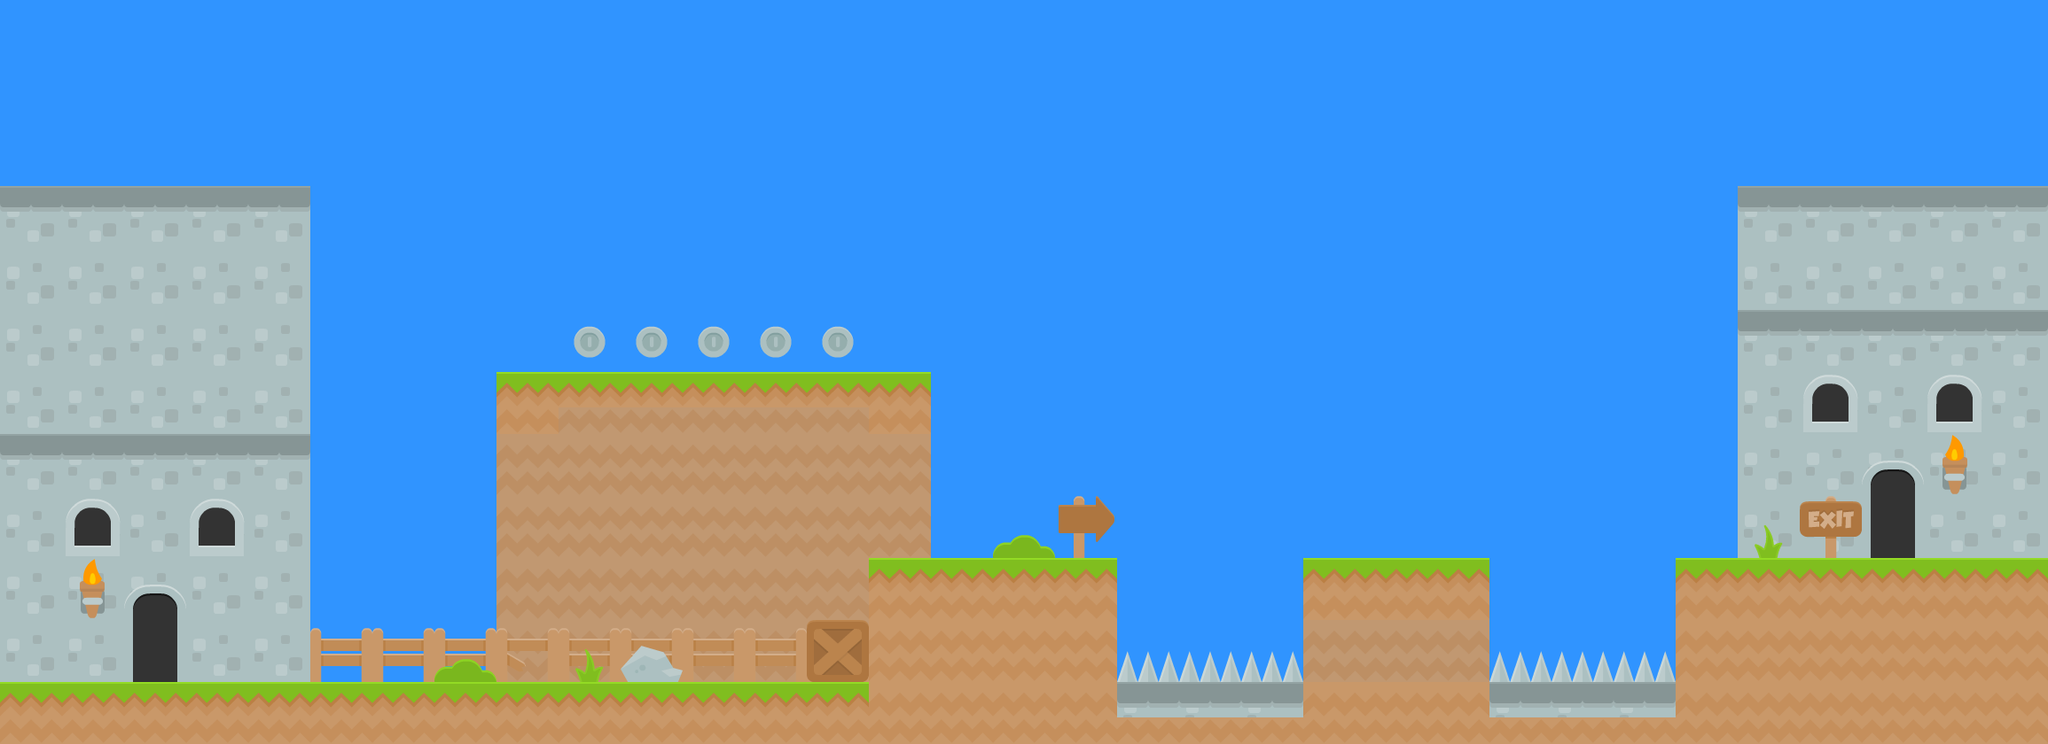

A level layout from a 2D game, rendered from its tile map. Below: a short description, then the map file with tile-grid data replaced by summaries:
An orthogonal 33x12 tile map with 70x70 px tiles, 3 tile layers (Background 3, Background 2, Background), 1 hidden layer not drawn, 3 tilesets and 1 object (levelTrigger).

<map version="1.0" orientation="orthogonal" width="33" height="12" tilewidth="70" tileheight="70" backgroundcolor="#3094ff">
 <tileset firstgid="1" name="background-tiles" tilewidth="70" tileheight="70">
  <image source="../img/background-tiles.png" width="910" height="910" />
 </tileset>
 <tileset firstgid="170" name="item-spritesheet" tilewidth="70" tileheight="70">
  <image source="../img/item-spritesheet.png" width="560" height="560" />
 </tileset>
 <tileset firstgid="234" name="meta-tiles" tilewidth="70" tileheight="70">
  <image source="../img/meta-tiles.png" width="350" height="70" />
  <tile id="1">
   <properties>
    <property name="type" value="lslope" />
   </properties>
  </tile>
  <tile id="2">
   <properties>
    <property name="type" value="platform" />
   </properties>
  </tile>
  <tile id="3">
   <properties>
    <property name="type" value="rslope" />
   </properties>
  </tile>
  <tile id="4">
   <properties>
    <property name="type" value="solid" />
   </properties>
  </tile>
 </tileset>
 <layer name="Background 3" width="33" height="12" opacity="0.95">
  <data>[396 cells, 39 non-empty, 2 distinct tile ids]</data>
 </layer>
 <layer name="Background 2" width="33" height="12">
  <data>[396 cells, 92 non-empty, 5 distinct tile ids]</data>
 </layer>
 <layer name="Background" width="33" height="12">
  <data>[396 cells, 109 non-empty, 17 distinct tile ids]</data>
 </layer>
 <layer name="collision" width="33" height="12" visible="0" opacity="0.5">
  <properties>
   <property name="type" value="solid" />
  </properties>
  <data>[396 cells, 64 non-empty, 2 distinct tile ids]</data>
 </layer>
 <objectgroup name="trigger-entities" width="33" height="12">
  <object name="levelTrigger" x="2100" y="490" width="70" height="140">
   <properties>
    <property name="level" value="level2" />
    <property name="xSpawn" value="70" />
    <property name="ySpawn" value="560" />
   </properties>
  </object>
 </objectgroup>
</map>
